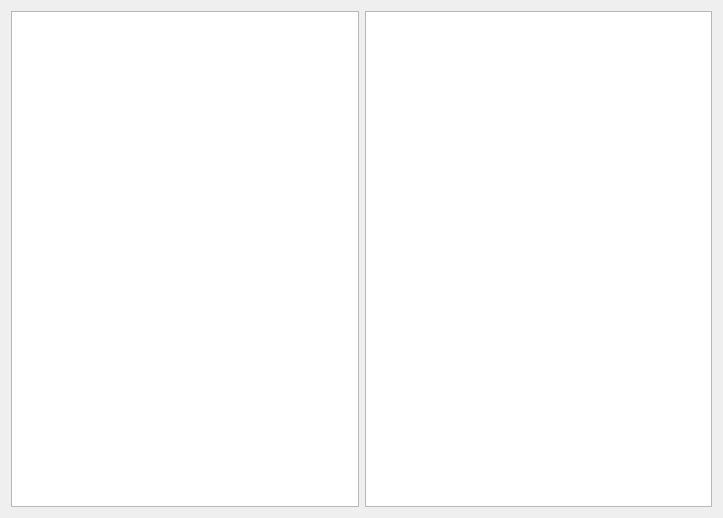
<?xml version="1.0" encoding="UTF-8"?>
<ui version="4.0">
 <class>grafici1</class>
 <widget class="QDialog" name="grafici1">
  <property name="geometry">
   <rect>
    <x>0</x>
    <y>0</y>
    <width>723</width>
    <height>518</height>
   </rect>
  </property>
  <property name="windowTitle">
   <string>Dialog</string>
  </property>
  <layout class="QGridLayout" name="gridLayout">
   <item row="0" column="0">
    <layout class="QHBoxLayout" name="horizontalLayout">
     <item>
      <widget class="QGraphicsView" name="graphicsView"/>
     </item>
     <item>
      <widget class="QGraphicsView" name="graphicsView_2"/>
     </item>
    </layout>
   </item>
  </layout>
 </widget>
 <resources/>
 <connections/>
</ui>
